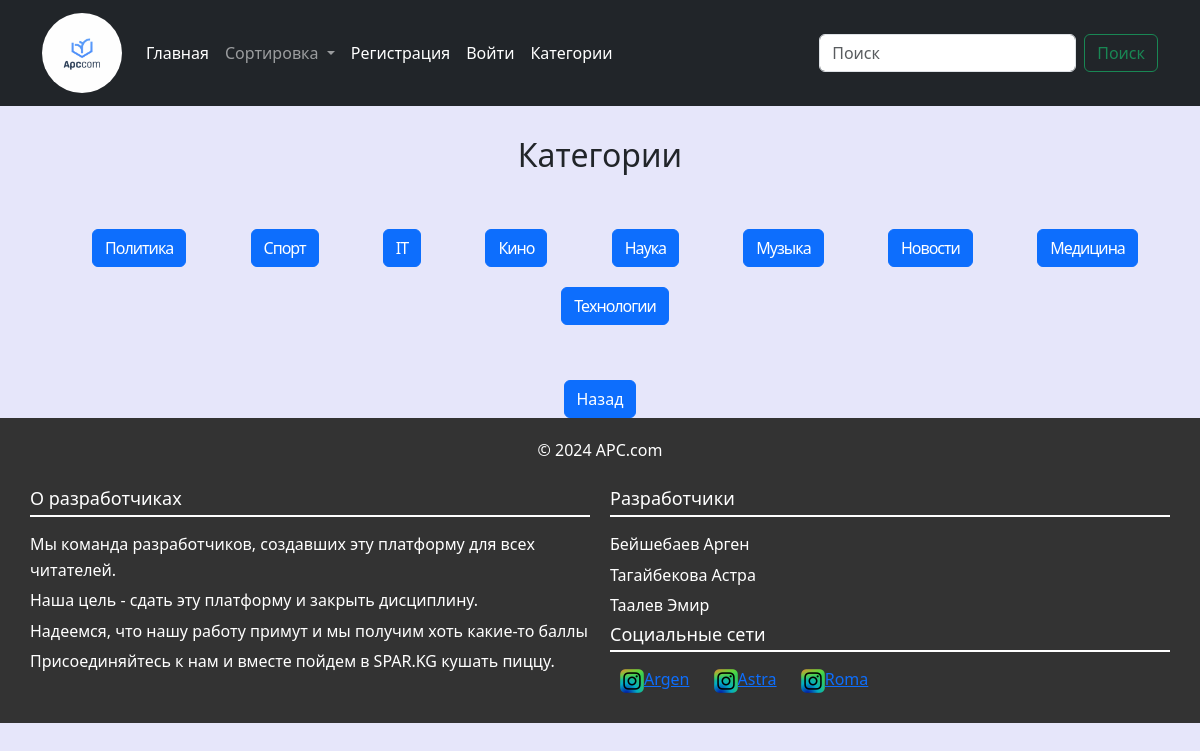
Page /categories/ on the committed database.
### article/models.py (models this page shows, shortened)
class Category(models.Model):
    title = models.CharField(max_length=100)
    class Meta:
        verbose_name = "Категория"
        verbose_name_plural = "Категории"
        db_table = "Category"

### article/views.py (the view)
# urls.py: path('categories/', categories_view, name='categories'),
def categories_view(request):
    if request.method == 'GET':
        categories = Category.objects.all()
        return render(request, 'article/categories.html', {'categories': categories})

### templates/article/categories.html (shortened to what this page needs)
{% extends 'index.html' %}
{% load static %}
{% block content %}
<!DOCTYPE html>
<html lang="ru">
<head>
    <link rel="stylesheet" href="{% static 'css/categories_style.css' %}">
</head>
<body>
    <h2 style="text-align: center; padding-top: 30px">Категории</h2>
    <div class="content-container" style="display: flex; flex-wrap: wrap; justify-content: space-around">
        {% for category in categories %}
            <div class="title" style="margin: 10px">
                <a class="btn btn-primary" href="/categories/{{ category.id }}">{{ category.title }}</a>
            </div>
        {% endfor %}
    </div>
    <div style="text-align: center">
        <a href="/" class="btn btn-primary">Назад</a>
    </div>
</body>
</html>
{% endblock %}

### static/css/categories_style.css (style rules this page uses)
.title { font-size: 28px; font-weight: 600; letter-spacing: -1px; position: relative; display: flex; align-items: center; padding-left: 30px; color: #00bfff; }
.content-container { padding: 15px; margin: 30px ; }

### rows in the picture
Category: title "Политика"
Category: title "Спорт"
Category: title "IT"
Category: title "Кино"
Category: title "Наука"
Category: title "Музыка"
Category: title "Новости"
Category: title "Медицина"
Category: title "Технологии"
